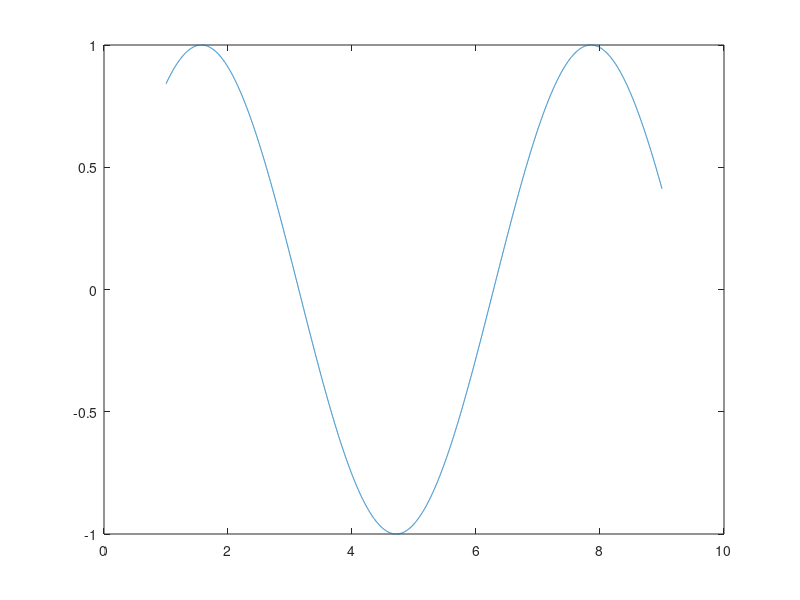

Recreate this plot in MATLAB. (Note: this script raises an error after producing the figure.)
%Crank-Nicholson
D = 2;
a = -0.4;
c = 0;

L = 9;      dx = 1e-3;      x = 1:dx:L;
Tmax = 2;   dt = 1e-3;      t = 0:dt:Tmax;

N = length(x);
M = length(t);

u = zeros(N,2);

S = @(x,t) (11*exp(-20*(x-4)^2));

%boundary conditions
f = @(t) (1+t);
g = @(t) (sqrt(t));
%initial condition
T = @(x) sin(x);

np=((M-1)/10);     %parameter for printing

rt= (D*dt)/(dx^2);
beta= (a*dt)/(2*dx);
gm = ((rt/2) + (beta/2));
gc = (rt - (c*dt/2));
gp = ((rt/2) - (beta/2));

%Build matrix
AM(1)=1;
AR(1)=0;
for i=2:N-1
    AL(i)=(-gm);
    AM(i)=(1+gc);
    AR(i)=(-gp);
end
AL(N)=0;
AM(N)=1;

%plot initial condition
u(:,1)= T(x);
figure(1)
plot(x,u(:,1));
hold on

%right hand side
for n=1:M-1
    rhs(1)= f(t(n+1));
    for i=2:N-1
    rhs(i) = (dt*S(x(i),t(n)+(dt/2)) + gm*u(i-1,1) + (1-gc)*u(i,1) + gp*u(i+1,1));
    end
    rhs(N)= g(t(n+1));
    
    %call tridiagonal solver
u(:,2)=tridiag(AL,AM,AR,rhs);

    %plot
    if (mod(n,np)==0)
        plot(x,u(:,2));
    end

%update
u(:,1) = u(:,2);
    
end
    



